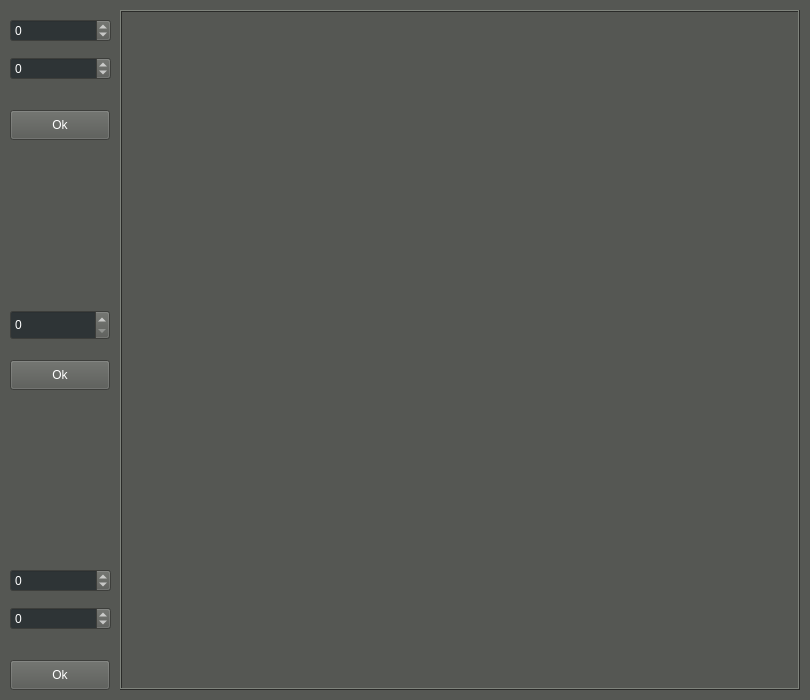
<?xml version="1.0" encoding="UTF-8"?>
<ui version="4.0">
 <class>MainWindow</class>
 <widget class="QMainWindow" name="MainWindow">
  <property name="geometry">
   <rect>
    <x>0</x>
    <y>0</y>
    <width>810</width>
    <height>700</height>
   </rect>
  </property>
  <property name="sizePolicy">
   <sizepolicy hsizetype="Ignored" vsizetype="Ignored">
    <horstretch>0</horstretch>
    <verstretch>0</verstretch>
   </sizepolicy>
  </property>
  <property name="minimumSize">
   <size>
    <width>810</width>
    <height>700</height>
   </size>
  </property>
  <property name="maximumSize">
   <size>
    <width>810</width>
    <height>700</height>
   </size>
  </property>
  <property name="palette">
   <palette>
    <active>
     <colorrole role="AlternateBase">
      <brush brushstyle="SolidPattern">
       <color alpha="255">
        <red>85</red>
        <green>87</green>
        <blue>83</blue>
       </color>
      </brush>
     </colorrole>
     <colorrole role="NoRole">
      <brush brushstyle="SolidPattern">
       <color alpha="255">
        <red>85</red>
        <green>87</green>
        <blue>83</blue>
       </color>
      </brush>
     </colorrole>
    </active>
    <inactive>
     <colorrole role="AlternateBase">
      <brush brushstyle="SolidPattern">
       <color alpha="255">
        <red>85</red>
        <green>87</green>
        <blue>83</blue>
       </color>
      </brush>
     </colorrole>
     <colorrole role="NoRole">
      <brush brushstyle="SolidPattern">
       <color alpha="255">
        <red>85</red>
        <green>87</green>
        <blue>83</blue>
       </color>
      </brush>
     </colorrole>
    </inactive>
    <disabled>
     <colorrole role="AlternateBase">
      <brush brushstyle="SolidPattern">
       <color alpha="255">
        <red>85</red>
        <green>87</green>
        <blue>83</blue>
       </color>
      </brush>
     </colorrole>
     <colorrole role="NoRole">
      <brush brushstyle="SolidPattern">
       <color alpha="255">
        <red>85</red>
        <green>87</green>
        <blue>83</blue>
       </color>
      </brush>
     </colorrole>
    </disabled>
   </palette>
  </property>
  <property name="windowTitle">
   <string>MainWindow</string>
  </property>
  <widget class="QWidget" name="centralwidget">
   <property name="palette">
    <palette>
     <active>
      <colorrole role="WindowText">
       <brush brushstyle="SolidPattern">
        <color alpha="255">
         <red>255</red>
         <green>255</green>
         <blue>255</blue>
        </color>
       </brush>
      </colorrole>
      <colorrole role="Button">
       <brush brushstyle="SolidPattern">
        <color alpha="255">
         <red>85</red>
         <green>87</green>
         <blue>83</blue>
        </color>
       </brush>
      </colorrole>
      <colorrole role="Light">
       <brush brushstyle="SolidPattern">
        <color alpha="255">
         <red>127</red>
         <green>131</green>
         <blue>124</blue>
        </color>
       </brush>
      </colorrole>
      <colorrole role="Midlight">
       <brush brushstyle="SolidPattern">
        <color alpha="255">
         <red>106</red>
         <green>109</green>
         <blue>103</blue>
        </color>
       </brush>
      </colorrole>
      <colorrole role="Dark">
       <brush brushstyle="SolidPattern">
        <color alpha="255">
         <red>42</red>
         <green>43</green>
         <blue>41</blue>
        </color>
       </brush>
      </colorrole>
      <colorrole role="Mid">
       <brush brushstyle="SolidPattern">
        <color alpha="255">
         <red>56</red>
         <green>58</green>
         <blue>55</blue>
        </color>
       </brush>
      </colorrole>
      <colorrole role="Text">
       <brush brushstyle="SolidPattern">
        <color alpha="255">
         <red>255</red>
         <green>255</green>
         <blue>255</blue>
        </color>
       </brush>
      </colorrole>
      <colorrole role="BrightText">
       <brush brushstyle="SolidPattern">
        <color alpha="255">
         <red>255</red>
         <green>255</green>
         <blue>255</blue>
        </color>
       </brush>
      </colorrole>
      <colorrole role="ButtonText">
       <brush brushstyle="SolidPattern">
        <color alpha="255">
         <red>255</red>
         <green>255</green>
         <blue>255</blue>
        </color>
       </brush>
      </colorrole>
      <colorrole role="Base">
       <brush brushstyle="SolidPattern">
        <color alpha="255">
         <red>0</red>
         <green>0</green>
         <blue>0</blue>
        </color>
       </brush>
      </colorrole>
      <colorrole role="Window">
       <brush brushstyle="SolidPattern">
        <color alpha="255">
         <red>85</red>
         <green>87</green>
         <blue>83</blue>
        </color>
       </brush>
      </colorrole>
      <colorrole role="Shadow">
       <brush brushstyle="SolidPattern">
        <color alpha="255">
         <red>0</red>
         <green>0</green>
         <blue>0</blue>
        </color>
       </brush>
      </colorrole>
      <colorrole role="AlternateBase">
       <brush brushstyle="SolidPattern">
        <color alpha="255">
         <red>42</red>
         <green>43</green>
         <blue>41</blue>
        </color>
       </brush>
      </colorrole>
      <colorrole role="ToolTipBase">
       <brush brushstyle="SolidPattern">
        <color alpha="255">
         <red>255</red>
         <green>255</green>
         <blue>220</blue>
        </color>
       </brush>
      </colorrole>
      <colorrole role="ToolTipText">
       <brush brushstyle="SolidPattern">
        <color alpha="255">
         <red>0</red>
         <green>0</green>
         <blue>0</blue>
        </color>
       </brush>
      </colorrole>
      <colorrole role="PlaceholderText">
       <brush brushstyle="SolidPattern">
        <color alpha="128">
         <red>255</red>
         <green>255</green>
         <blue>255</blue>
        </color>
       </brush>
      </colorrole>
     </active>
     <inactive>
      <colorrole role="WindowText">
       <brush brushstyle="SolidPattern">
        <color alpha="255">
         <red>255</red>
         <green>255</green>
         <blue>255</blue>
        </color>
       </brush>
      </colorrole>
      <colorrole role="Button">
       <brush brushstyle="SolidPattern">
        <color alpha="255">
         <red>85</red>
         <green>87</green>
         <blue>83</blue>
        </color>
       </brush>
      </colorrole>
      <colorrole role="Light">
       <brush brushstyle="SolidPattern">
        <color alpha="255">
         <red>127</red>
         <green>131</green>
         <blue>124</blue>
        </color>
       </brush>
      </colorrole>
      <colorrole role="Midlight">
       <brush brushstyle="SolidPattern">
        <color alpha="255">
         <red>106</red>
         <green>109</green>
         <blue>103</blue>
        </color>
       </brush>
      </colorrole>
      <colorrole role="Dark">
       <brush brushstyle="SolidPattern">
        <color alpha="255">
         <red>42</red>
         <green>43</green>
         <blue>41</blue>
        </color>
       </brush>
      </colorrole>
      <colorrole role="Mid">
       <brush brushstyle="SolidPattern">
        <color alpha="255">
         <red>56</red>
         <green>58</green>
         <blue>55</blue>
        </color>
       </brush>
      </colorrole>
      <colorrole role="Text">
       <brush brushstyle="SolidPattern">
        <color alpha="255">
         <red>255</red>
         <green>255</green>
         <blue>255</blue>
        </color>
       </brush>
      </colorrole>
      <colorrole role="BrightText">
       <brush brushstyle="SolidPattern">
        <color alpha="255">
         <red>255</red>
         <green>255</green>
         <blue>255</blue>
        </color>
       </brush>
      </colorrole>
      <colorrole role="ButtonText">
       <brush brushstyle="SolidPattern">
        <color alpha="255">
         <red>255</red>
         <green>255</green>
         <blue>255</blue>
        </color>
       </brush>
      </colorrole>
      <colorrole role="Base">
       <brush brushstyle="SolidPattern">
        <color alpha="255">
         <red>0</red>
         <green>0</green>
         <blue>0</blue>
        </color>
       </brush>
      </colorrole>
      <colorrole role="Window">
       <brush brushstyle="SolidPattern">
        <color alpha="255">
         <red>85</red>
         <green>87</green>
         <blue>83</blue>
        </color>
       </brush>
      </colorrole>
      <colorrole role="Shadow">
       <brush brushstyle="SolidPattern">
        <color alpha="255">
         <red>0</red>
         <green>0</green>
         <blue>0</blue>
        </color>
       </brush>
      </colorrole>
      <colorrole role="AlternateBase">
       <brush brushstyle="SolidPattern">
        <color alpha="255">
         <red>42</red>
         <green>43</green>
         <blue>41</blue>
        </color>
       </brush>
      </colorrole>
      <colorrole role="ToolTipBase">
       <brush brushstyle="SolidPattern">
        <color alpha="255">
         <red>255</red>
         <green>255</green>
         <blue>220</blue>
        </color>
       </brush>
      </colorrole>
      <colorrole role="ToolTipText">
       <brush brushstyle="SolidPattern">
        <color alpha="255">
         <red>0</red>
         <green>0</green>
         <blue>0</blue>
        </color>
       </brush>
      </colorrole>
      <colorrole role="PlaceholderText">
       <brush brushstyle="SolidPattern">
        <color alpha="128">
         <red>255</red>
         <green>255</green>
         <blue>255</blue>
        </color>
       </brush>
      </colorrole>
     </inactive>
     <disabled>
      <colorrole role="WindowText">
       <brush brushstyle="SolidPattern">
        <color alpha="255">
         <red>42</red>
         <green>43</green>
         <blue>41</blue>
        </color>
       </brush>
      </colorrole>
      <colorrole role="Button">
       <brush brushstyle="SolidPattern">
        <color alpha="255">
         <red>85</red>
         <green>87</green>
         <blue>83</blue>
        </color>
       </brush>
      </colorrole>
      <colorrole role="Light">
       <brush brushstyle="SolidPattern">
        <color alpha="255">
         <red>127</red>
         <green>131</green>
         <blue>124</blue>
        </color>
       </brush>
      </colorrole>
      <colorrole role="Midlight">
       <brush brushstyle="SolidPattern">
        <color alpha="255">
         <red>106</red>
         <green>109</green>
         <blue>103</blue>
        </color>
       </brush>
      </colorrole>
      <colorrole role="Dark">
       <brush brushstyle="SolidPattern">
        <color alpha="255">
         <red>42</red>
         <green>43</green>
         <blue>41</blue>
        </color>
       </brush>
      </colorrole>
      <colorrole role="Mid">
       <brush brushstyle="SolidPattern">
        <color alpha="255">
         <red>56</red>
         <green>58</green>
         <blue>55</blue>
        </color>
       </brush>
      </colorrole>
      <colorrole role="Text">
       <brush brushstyle="SolidPattern">
        <color alpha="255">
         <red>42</red>
         <green>43</green>
         <blue>41</blue>
        </color>
       </brush>
      </colorrole>
      <colorrole role="BrightText">
       <brush brushstyle="SolidPattern">
        <color alpha="255">
         <red>255</red>
         <green>255</green>
         <blue>255</blue>
        </color>
       </brush>
      </colorrole>
      <colorrole role="ButtonText">
       <brush brushstyle="SolidPattern">
        <color alpha="255">
         <red>42</red>
         <green>43</green>
         <blue>41</blue>
        </color>
       </brush>
      </colorrole>
      <colorrole role="Base">
       <brush brushstyle="SolidPattern">
        <color alpha="255">
         <red>85</red>
         <green>87</green>
         <blue>83</blue>
        </color>
       </brush>
      </colorrole>
      <colorrole role="Window">
       <brush brushstyle="SolidPattern">
        <color alpha="255">
         <red>85</red>
         <green>87</green>
         <blue>83</blue>
        </color>
       </brush>
      </colorrole>
      <colorrole role="Shadow">
       <brush brushstyle="SolidPattern">
        <color alpha="255">
         <red>0</red>
         <green>0</green>
         <blue>0</blue>
        </color>
       </brush>
      </colorrole>
      <colorrole role="AlternateBase">
       <brush brushstyle="SolidPattern">
        <color alpha="255">
         <red>85</red>
         <green>87</green>
         <blue>83</blue>
        </color>
       </brush>
      </colorrole>
      <colorrole role="ToolTipBase">
       <brush brushstyle="SolidPattern">
        <color alpha="255">
         <red>255</red>
         <green>255</green>
         <blue>220</blue>
        </color>
       </brush>
      </colorrole>
      <colorrole role="ToolTipText">
       <brush brushstyle="SolidPattern">
        <color alpha="255">
         <red>0</red>
         <green>0</green>
         <blue>0</blue>
        </color>
       </brush>
      </colorrole>
      <colorrole role="PlaceholderText">
       <brush brushstyle="SolidPattern">
        <color alpha="128">
         <red>255</red>
         <green>255</green>
         <blue>255</blue>
        </color>
       </brush>
      </colorrole>
     </disabled>
    </palette>
   </property>
   <property name="autoFillBackground">
    <bool>true</bool>
   </property>
   <widget class="QPushButton" name="Ok_line">
    <property name="geometry">
     <rect>
      <x>10</x>
      <y>110</y>
      <width>100</width>
      <height>30</height>
     </rect>
    </property>
    <property name="text">
     <string>Ok</string>
    </property>
   </widget>
   <widget class="QPushButton" name="Ok_cyrcle">
    <property name="geometry">
     <rect>
      <x>10</x>
      <y>360</y>
      <width>100</width>
      <height>30</height>
     </rect>
    </property>
    <property name="text">
     <string>Ok</string>
    </property>
   </widget>
   <widget class="QSpinBox" name="R0">
    <property name="geometry">
     <rect>
      <x>10</x>
      <y>310</y>
      <width>100</width>
      <height>30</height>
     </rect>
    </property>
    <property name="palette">
     <palette>
      <active>
       <colorrole role="Base">
        <brush brushstyle="SolidPattern">
         <color alpha="255">
          <red>46</red>
          <green>52</green>
          <blue>54</blue>
         </color>
        </brush>
       </colorrole>
       <colorrole role="Shadow">
        <brush brushstyle="SolidPattern">
         <color alpha="255">
          <red>46</red>
          <green>52</green>
          <blue>54</blue>
         </color>
        </brush>
       </colorrole>
      </active>
      <inactive>
       <colorrole role="Base">
        <brush brushstyle="SolidPattern">
         <color alpha="255">
          <red>46</red>
          <green>52</green>
          <blue>54</blue>
         </color>
        </brush>
       </colorrole>
       <colorrole role="Shadow">
        <brush brushstyle="SolidPattern">
         <color alpha="255">
          <red>46</red>
          <green>52</green>
          <blue>54</blue>
         </color>
        </brush>
       </colorrole>
      </inactive>
      <disabled>
       <colorrole role="Base">
        <brush brushstyle="SolidPattern">
         <color alpha="255">
          <red>85</red>
          <green>87</green>
          <blue>83</blue>
         </color>
        </brush>
       </colorrole>
       <colorrole role="Shadow">
        <brush brushstyle="SolidPattern">
         <color alpha="255">
          <red>46</red>
          <green>52</green>
          <blue>54</blue>
         </color>
        </brush>
       </colorrole>
      </disabled>
     </palette>
    </property>
    <property name="autoFillBackground">
     <bool>true</bool>
    </property>
   </widget>
   <widget class="QFrame" name="frame">
    <property name="geometry">
     <rect>
      <x>120</x>
      <y>10</y>
      <width>680</width>
      <height>680</height>
     </rect>
    </property>
    <property name="autoFillBackground">
     <bool>true</bool>
    </property>
    <property name="frameShape">
     <enum>QFrame::Box</enum>
    </property>
    <property name="frameShadow">
     <enum>QFrame::Raised</enum>
    </property>
   </widget>
   <widget class="QWidget" name="verticalLayoutWidget_2">
    <property name="geometry">
     <rect>
      <x>10</x>
      <y>10</y>
      <width>101</width>
      <height>80</height>
     </rect>
    </property>
    <layout class="QVBoxLayout" name="verticalLayout_1">
     <item>
      <widget class="QSpinBox" name="X2">
       <property name="palette">
        <palette>
         <active>
          <colorrole role="Base">
           <brush brushstyle="SolidPattern">
            <color alpha="255">
             <red>46</red>
             <green>52</green>
             <blue>54</blue>
            </color>
           </brush>
          </colorrole>
          <colorrole role="Shadow">
           <brush brushstyle="SolidPattern">
            <color alpha="255">
             <red>46</red>
             <green>52</green>
             <blue>54</blue>
            </color>
           </brush>
          </colorrole>
         </active>
         <inactive>
          <colorrole role="Base">
           <brush brushstyle="SolidPattern">
            <color alpha="255">
             <red>46</red>
             <green>52</green>
             <blue>54</blue>
            </color>
           </brush>
          </colorrole>
          <colorrole role="Shadow">
           <brush brushstyle="SolidPattern">
            <color alpha="255">
             <red>46</red>
             <green>52</green>
             <blue>54</blue>
            </color>
           </brush>
          </colorrole>
         </inactive>
         <disabled>
          <colorrole role="Base">
           <brush brushstyle="SolidPattern">
            <color alpha="255">
             <red>85</red>
             <green>87</green>
             <blue>83</blue>
            </color>
           </brush>
          </colorrole>
          <colorrole role="Shadow">
           <brush brushstyle="SolidPattern">
            <color alpha="255">
             <red>46</red>
             <green>52</green>
             <blue>54</blue>
            </color>
           </brush>
          </colorrole>
         </disabled>
        </palette>
       </property>
       <property name="autoFillBackground">
        <bool>true</bool>
       </property>
       <property name="minimum">
        <number>-99</number>
       </property>
      </widget>
     </item>
     <item>
      <widget class="QSpinBox" name="Y2">
       <property name="palette">
        <palette>
         <active>
          <colorrole role="Base">
           <brush brushstyle="SolidPattern">
            <color alpha="255">
             <red>46</red>
             <green>52</green>
             <blue>54</blue>
            </color>
           </brush>
          </colorrole>
          <colorrole role="Shadow">
           <brush brushstyle="SolidPattern">
            <color alpha="255">
             <red>46</red>
             <green>52</green>
             <blue>54</blue>
            </color>
           </brush>
          </colorrole>
         </active>
         <inactive>
          <colorrole role="Base">
           <brush brushstyle="SolidPattern">
            <color alpha="255">
             <red>46</red>
             <green>52</green>
             <blue>54</blue>
            </color>
           </brush>
          </colorrole>
          <colorrole role="Shadow">
           <brush brushstyle="SolidPattern">
            <color alpha="255">
             <red>46</red>
             <green>52</green>
             <blue>54</blue>
            </color>
           </brush>
          </colorrole>
         </inactive>
         <disabled>
          <colorrole role="Base">
           <brush brushstyle="SolidPattern">
            <color alpha="255">
             <red>85</red>
             <green>87</green>
             <blue>83</blue>
            </color>
           </brush>
          </colorrole>
          <colorrole role="Shadow">
           <brush brushstyle="SolidPattern">
            <color alpha="255">
             <red>46</red>
             <green>52</green>
             <blue>54</blue>
            </color>
           </brush>
          </colorrole>
         </disabled>
        </palette>
       </property>
       <property name="autoFillBackground">
        <bool>true</bool>
       </property>
       <property name="minimum">
        <number>-99</number>
       </property>
      </widget>
     </item>
    </layout>
   </widget>
   <widget class="QPushButton" name="Ok_ellipse">
    <property name="geometry">
     <rect>
      <x>10</x>
      <y>660</y>
      <width>100</width>
      <height>30</height>
     </rect>
    </property>
    <property name="sizePolicy">
     <sizepolicy hsizetype="Minimum" vsizetype="Fixed">
      <horstretch>0</horstretch>
      <verstretch>0</verstretch>
     </sizepolicy>
    </property>
    <property name="text">
     <string>Ok</string>
    </property>
   </widget>
   <widget class="QWidget" name="verticalLayoutWidget_3">
    <property name="geometry">
     <rect>
      <x>10</x>
      <y>560</y>
      <width>101</width>
      <height>80</height>
     </rect>
    </property>
    <layout class="QVBoxLayout" name="verticalLayout_2">
     <item>
      <widget class="QSpinBox" name="R1">
       <property name="palette">
        <palette>
         <active>
          <colorrole role="Base">
           <brush brushstyle="SolidPattern">
            <color alpha="255">
             <red>46</red>
             <green>52</green>
             <blue>54</blue>
            </color>
           </brush>
          </colorrole>
          <colorrole role="Shadow">
           <brush brushstyle="SolidPattern">
            <color alpha="255">
             <red>46</red>
             <green>52</green>
             <blue>54</blue>
            </color>
           </brush>
          </colorrole>
         </active>
         <inactive>
          <colorrole role="Base">
           <brush brushstyle="SolidPattern">
            <color alpha="255">
             <red>46</red>
             <green>52</green>
             <blue>54</blue>
            </color>
           </brush>
          </colorrole>
          <colorrole role="Shadow">
           <brush brushstyle="SolidPattern">
            <color alpha="255">
             <red>46</red>
             <green>52</green>
             <blue>54</blue>
            </color>
           </brush>
          </colorrole>
         </inactive>
         <disabled>
          <colorrole role="Base">
           <brush brushstyle="SolidPattern">
            <color alpha="255">
             <red>85</red>
             <green>87</green>
             <blue>83</blue>
            </color>
           </brush>
          </colorrole>
          <colorrole role="Shadow">
           <brush brushstyle="SolidPattern">
            <color alpha="255">
             <red>46</red>
             <green>52</green>
             <blue>54</blue>
            </color>
           </brush>
          </colorrole>
         </disabled>
        </palette>
       </property>
       <property name="autoFillBackground">
        <bool>true</bool>
       </property>
       <property name="minimum">
        <number>-99</number>
       </property>
      </widget>
     </item>
     <item>
      <widget class="QSpinBox" name="R2">
       <property name="palette">
        <palette>
         <active>
          <colorrole role="Base">
           <brush brushstyle="SolidPattern">
            <color alpha="255">
             <red>46</red>
             <green>52</green>
             <blue>54</blue>
            </color>
           </brush>
          </colorrole>
          <colorrole role="Shadow">
           <brush brushstyle="SolidPattern">
            <color alpha="255">
             <red>46</red>
             <green>52</green>
             <blue>54</blue>
            </color>
           </brush>
          </colorrole>
         </active>
         <inactive>
          <colorrole role="Base">
           <brush brushstyle="SolidPattern">
            <color alpha="255">
             <red>46</red>
             <green>52</green>
             <blue>54</blue>
            </color>
           </brush>
          </colorrole>
          <colorrole role="Shadow">
           <brush brushstyle="SolidPattern">
            <color alpha="255">
             <red>46</red>
             <green>52</green>
             <blue>54</blue>
            </color>
           </brush>
          </colorrole>
         </inactive>
         <disabled>
          <colorrole role="Base">
           <brush brushstyle="SolidPattern">
            <color alpha="255">
             <red>85</red>
             <green>87</green>
             <blue>83</blue>
            </color>
           </brush>
          </colorrole>
          <colorrole role="Shadow">
           <brush brushstyle="SolidPattern">
            <color alpha="255">
             <red>46</red>
             <green>52</green>
             <blue>54</blue>
            </color>
           </brush>
          </colorrole>
         </disabled>
        </palette>
       </property>
       <property name="autoFillBackground">
        <bool>true</bool>
       </property>
       <property name="minimum">
        <number>-99</number>
       </property>
      </widget>
     </item>
    </layout>
   </widget>
  </widget>
 </widget>
 <resources/>
 <connections/>
</ui>
